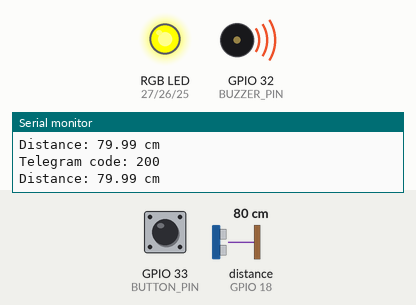
Bench run of a sketch on a simulated ESP32. Shown: an RGB LED mixed from three pins (HIGH = lit), buzzer (waves = sounding, pin HIGH), the last lines printed to the serial monitor. Wiring (inferred from the names in the program): ultrasonic range finder: trigger GPIO 5; echo GPIO 18. The test bench sets the inputs (shaded band); at power-on: GPIO 33 (BUTTON_PIN) HIGH, distance to the obstacle (sensor on GPIO 18) 80 cm. The echo pulse lasts 58.3 µs per cm; WiFi joins after 1.5 s; servers stay silent unless stated; web services answer with replies made up by the test bench; pins used as bus, display or sensor lines are not drawn.

Above: at 2.7 s.
2.8 s: GPIO 33 (BUTTON_PIN) pulled LOW for 0.35 s
At 3.6 s:
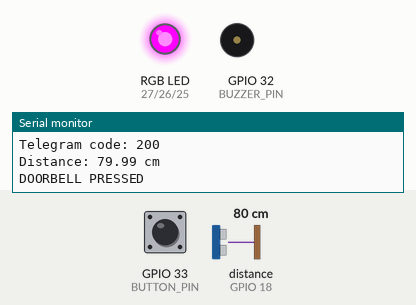
6.1 s: distance to the obstacle (sensor on GPIO 18) set to 55 cm
7.6 s: distance to the obstacle (sensor on GPIO 18) set to 48 cm
At 8.4 s:
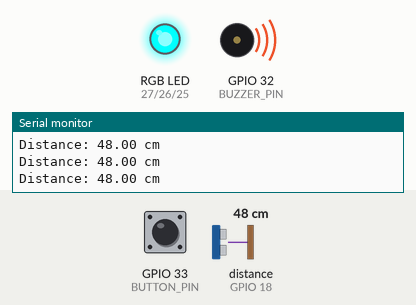
9.1 s: distance to the obstacle (sensor on GPIO 18) set to 60 cm
At 10.2 s:
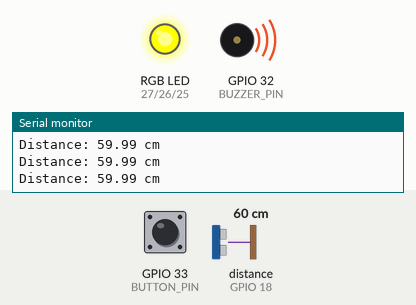
10.6 s: distance to the obstacle (sensor on GPIO 18) set to 2 cm
At 12.0 s:
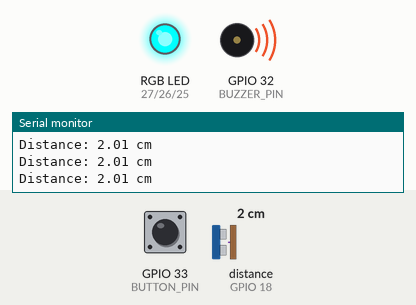
Timing chart, 0 to 13.1 s (numbered marks = the images above; inputs shaded):
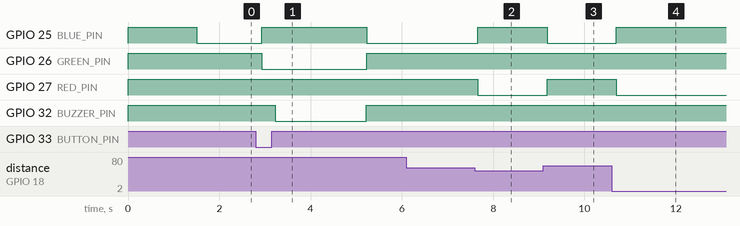

Measured:
- the behaviour switches between 51 and 50 cm on distance to the obstacle (sensor on GPIO 18) (found by bisection; images 1 and 2)
- after the input at 2.8 s, GPIO 25 (BLUE_PIN): LOW → HIGH after 0.12 s, → LOW 2.3 s later; GPIO 26 (GREEN_PIN): HIGH → LOW after 0.12 s, → HIGH 2.3 s later; GPIO 32 (BUZZER_PIN): HIGH → LOW after 0.42 s, → HIGH 2.0 s later
- after the input at 7.6 s, GPIO 25 (BLUE_PIN): LOW → HIGH after 0.06 s; GPIO 27 (RED_PIN): HIGH → LOW after 0.06 s
- after the input at 9.1 s, GPIO 25 (BLUE_PIN): HIGH → LOW after 0.08 s; GPIO 27 (RED_PIN): LOW → HIGH after 0.08 s
- after the input at 10.6 s, GPIO 25 (BLUE_PIN): LOW → HIGH after 0.10 s; GPIO 27 (RED_PIN): HIGH → LOW after 0.10 s

The sketch:

Main.ino
```cpp
#include <WiFi.h>
#include <WiFiClientSecure.h>
#include <HTTPClient.h>

// ---------- EDIT THESE ----------
const char* ssid     = "*******";
const char* password = "*******";
String BOT_TOKEN = "**************************";
String CHAT_ID   = "*******";
// --------------------------------

#define TRIG_PIN 5
#define ECHO_PIN 18
#define BLUE_PIN 25
#define GREEN_PIN 26
#define RED_PIN 27
#define BUTTON_PIN 33
#define BUZZER_PIN 32
#define CAM_TRIGGER_PIN 23   // wired to ESP32-CAM IO13

enum Zone { ZONE_NONE, ZONE_NEAR, ZONE_FAR };
Zone lastSent = ZONE_NONE, candidate = ZONE_NONE;
int candCount = 0;
unsigned long lastMsg = 0;
const unsigned long MSG_COOLDOWN = 10000;  // ms between distance messages

// Common-anode RGB: LOW = ON
void setRGB(bool r, bool g, bool b) {
  digitalWrite(RED_PIN, r ? LOW : HIGH);
  digitalWrite(GREEN_PIN, g ? LOW : HIGH);
  digitalWrite(BLUE_PIN, b ? LOW : HIGH);
}

float getDistance() {
  digitalWrite(TRIG_PIN, LOW);  delayMicroseconds(2);
  digitalWrite(TRIG_PIN, HIGH); delayMicroseconds(10);
  digitalWrite(TRIG_PIN, LOW);
  long d = pulseIn(ECHO_PIN, HIGH, 30000);
  if (d == 0) return -1;
  return d * 0.0343 / 2;
}

String urlEncode(const String& s) {
  String out; char buf[4];
  for (size_t i = 0; i < s.length(); i++) {
    uint8_t c = s[i];
    if (isalnum(c) || c == '-' || c == '_' || c == '.' || c == '~') out += (char)c;
    else { snprintf(buf, sizeof(buf), "%%%02X", c); out += buf; }
  }
  return out;
}

void connectWiFi() {
  if (WiFi.status() == WL_CONNECTED) return;
  WiFi.begin(ssid, password);
  for (int i = 0; i < 30 && WiFi.status() != WL_CONNECTED; i++) delay(500);
  Serial.println(WiFi.status() == WL_CONNECTED ? "WiFi connected" : "WiFi FAILED");
}

bool sendTelegram(const String& text) {
  connectWiFi();
  if (WiFi.status() != WL_CONNECTED) return false;
  WiFiClientSecure client;
  client.setInsecure();
  HTTPClient http;
  http.begin(client, "https://api.telegram.org/bot" + BOT_TOKEN + "/sendMessage");
  http.addHeader("Content-Type", "application/x-www-form-urlencoded");
  int code = http.POST("chat_id=" + CHAT_ID + "&text=" + urlEncode(text));
  http.end();
  Serial.print("Telegram code: "); Serial.println(code);
  return code == 200;
}

void setup() {
  Serial.begin(115200);
  pinMode(TRIG_PIN, OUTPUT);
  pinMode(ECHO_PIN, INPUT);
  pinMode(RED_PIN, OUTPUT);
  pinMode(GREEN_PIN, OUTPUT);
  pinMode(BLUE_PIN, OUTPUT);
  pinMode(BUTTON_PIN, INPUT_PULLUP);
  pinMode(BUZZER_PIN, OUTPUT);
  pinMode(CAM_TRIGGER_PIN, OUTPUT);
  digitalWrite(CAM_TRIGGER_PIN, LOW);
  digitalWrite(BUZZER_PIN, HIGH);   // buzzer is LOW-triggered
  setRGB(false, false, false);
  connectWiFi();
  Serial.println("SMART DOOR SYSTEM STARTED");
}

void loop() {
  // ---------- DOORBELL ----------
  if (digitalRead(BUTTON_PIN) == LOW) {
    Serial.println("DOORBELL PRESSED");
    setRGB(false, true, false);                 // green
    digitalWrite(CAM_TRIGGER_PIN, HIGH);        // tell camera: take photo now
    delay(300);
    digitalWrite(CAM_TRIGGER_PIN, LOW);
    digitalWrite(BUZZER_PIN, LOW);              // buzzer on
    delay(2000);
    digitalWrite(BUZZER_PIN, HIGH);             // buzzer off
    while (digitalRead(BUTTON_PIN) == LOW) delay(10);  // wait for release
  }

  // ---------- DISTANCE ----------
  float distance = getDistance();
  Zone zone;
  if (distance < 0 || distance > 150) { zone = ZONE_NONE; setRGB(false, false, false); }
  else if (distance <= 50)            { zone = ZONE_NEAR; setRGB(true, false, false); }   // red
  else                                { zone = ZONE_FAR;  setRGB(false, false, true); }   // blue

  Serial.print("Distance: ");
  if (distance < 0) Serial.println("No object"); else { Serial.print(distance); Serial.println(" cm"); }

  // Send only after 3 identical readings, only on change, with cooldown
  if (zone == candidate) candCount++; else { candidate = zone; candCount = 1; }

  if (candCount >= 3 && candidate != lastSent) {
    if (candidate == ZONE_NONE) {
      lastSent = ZONE_NONE;                     // area clear, re-arm
    } else if (lastMsg == 0 || millis() - lastMsg > MSG_COOLDOWN) {
      String msg;
      if (candidate == ZONE_NEAR)
        msg = "🔴 Someone is very NEAR the door. Distance: " + String(distance, 0) + " cm";
      else
        msg = "🔵 Someone is FAR from the door. Distance: " + String(distance, 0) + " cm";
      if (sendTelegram(msg)) { lastSent = candidate; lastMsg = millis(); }
      else lastMsg = millis() - MSG_COOLDOWN + 3000;   // retry in 3 s
    }
  }
  delay(300);
}
```
